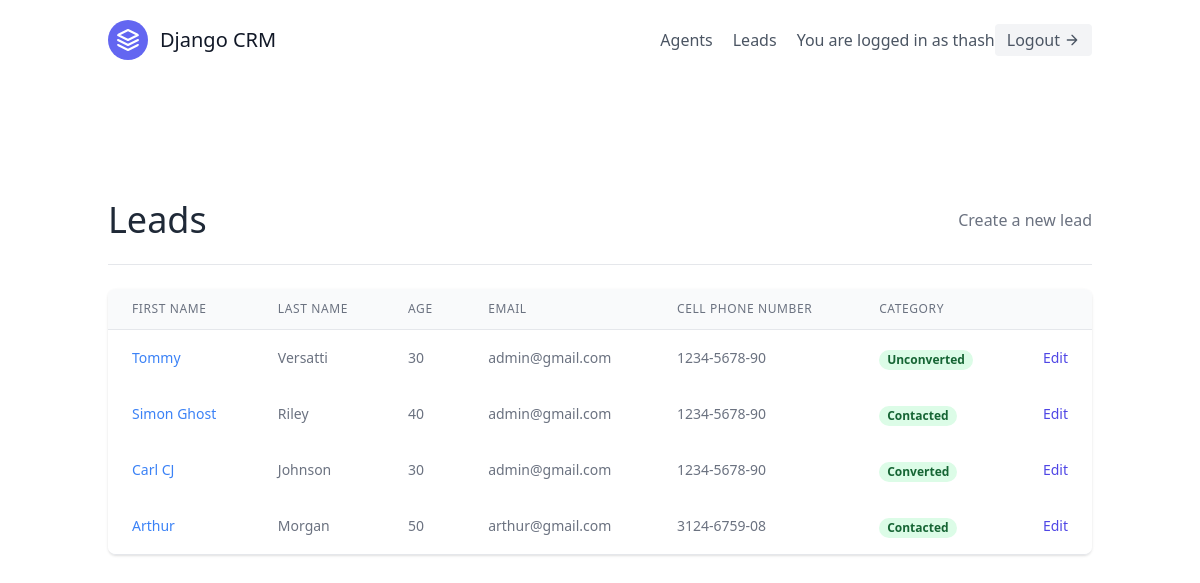
The app's page /leads/ (signed in) with its own data.
### leads/models.py (models this page shows, shortened)
class User(AbstractUser):
    is_organiser = models.BooleanField(default=True)
    is_agent = models.BooleanField(default=False)

class Lead(models.Model):
    first_name = models.CharField(max_length=20)
    last_name = models.CharField(max_length=20)
    age = models.IntegerField(default=0)
    agent = models.ForeignKey(Agent, null=True, blank=True, on_delete=models.SET_NULL)
    organisation = models.ForeignKey(UserProfile, on_delete=models.CASCADE)
    category = models.ForeignKey("Category", related_name="leads",  null=True, blank=True, on_delete=models.SET_NULL)
    description = models.TextField()
    date_added = models.DateTimeField(auto_now_add=True)
    phone_number = models.CharField(max_length=20)
    email = models.EmailField()

class Category(models.Model):
    name = models.CharField(max_length=30)
    organisation = models.ForeignKey(UserProfile, on_delete=models.CASCADE)

### leads/views.py (the view)
# urls.py: path('', views.LeadListView.as_view(), name='list'),
class LeadListView(LoginRequiredMixin, generic.ListView):
    template_name = "leads/leads_list.html"
    context_object_name = "leads"
    def get_queryset(self):
        user = self.request.user
        if user.is_organiser:
            queryset = Lead.objects.filter(organisation=user.userprofile, agent__isnull=False)
        else:
            queryset = Lead.objects.filter(organisation=user.agent.organisation, agent__isnull=False)
            queryset = queryset.filter(agent__user=user)
        return queryset
    def get_context_data(self, **kwargs):
        context = super(LeadListView, self).get_context_data(**kwargs)
        user = self.request.user
        if user.is_organiser:
            queryset = Lead.objects.filter(
                organisation=user.userprofile,
                agent__isnull=True
            )
            context.update(
                {
                    "unassigned_leads": queryset
                }
            )
        return context

### leads/templates/leads/leads_list.html (shortened to what this page needs)
{% extends "base.html" %}
{% block content %}
<section class="text-gray-700 body-font">
    <div class="container px-5 py-24 mx-auto flex flex-wrap">
        <div class="w-full mb-6 py-6 flex justify-between items-center border-b border-gray-200">
            <div>
                <h1 class="text-4xl text-gray-800">Leads</h1>
            </div>
            <div>
                <a class="text-gray-500 hover:text-blue-500" href="{% url 'leads:create' %}">
                    Create a new lead
                </a>
            </div>
        </div>
        <div class="flex flex-col w-full">
            <div class="-my-2 overflow-x-auto sm:-mx-6 lg:-mx-8">
            <div class="py-2 align-middle inline-block min-w-full sm:px-6 lg:px-8">
                <div class="shadow overflow-hidden border-b border-gray-200 sm:rounded-lg">
                <table class="min-w-full divide-y divide-gray-200">
                    <thead class="bg-gray-50">
                        <tr>
                            <th scope="col" class="px-6 py-3 text-left text-xs font-medium text-gray-500 uppercase tracking-wider">
                            First Name
                            </th>
                            <th scope="col" class="px-6 py-3 text-left text-xs font-medium text-gray-500 uppercase tracking-wider">
                            Last Name
                            </th>
                            <th scope="col" class="px-6 py-3 text-left text-xs font-medium text-gray-500 uppercase tracking-wider">
                            Age
                            </th>
                            <th scope="col" class="px-6 py-3 text-left text-xs font-medium text-gray-500 uppercase tracking-wider">
                            Email
                            </th>
                            <th scope="col" class="px-6 py-3 text-left text-xs font-medium text-gray-500 uppercase tracking-wider">
                            Cell Phone Number
                            </th>
                            <th scope="col" class="px-6 py-3 text-left text-xs font-medium text-gray-500 uppercase tracking-wider">
                            Category
                            </th>
                            <th scope="col" class="relative px-6 py-3">
                            </th>
                        </tr>
                    </thead>
                    <tbody>
                        {% for lead in leads %}
                            <tr class="bg-white">
                                <td class="px-6 py-4 whitespace-nowrap text-sm font-medium text-gray-900">
                                    <a class="text-blue-500 hover:text-blue-800" href="{% url 'leads:detail' lead.pk %}">{{ lead.first_name }}</a>
                                </td>
                                <td class="px-6 py-4 whitespace-nowrap text-sm text-gray-500">
                                    {{ lead.last_name }}
                                </td>
                                <td class="px-6 py-4 whitespace-nowrap text-sm text-gray-500">
                                    {{ lead.age }}
                                </td>
                                <td class="px-6 py-4 whitespace-nowrap text-sm text-gray-500">
                                    {{ lead.email }}
                                </td>
                                <td class="px-6 py-4 whitespace-nowrap text-sm text-gray-500">
                                    {{ lead.phone_number }}
                                </td>
                                <td class="px-6 py-4 whitespace-nowrap">
                                    {% if lead.category %}
                                        <span class="px-2 inline-flex text-xs leading-5 font-semibold rounded-full bg-green-100 text-green-800">
                                            {{ lead.category.name }}
                                        </span>
                                    {% else %}
                                        <span class="px-2 inline-flex text-xs leading-5 font-semibold rounded-full bg-gray-100 text-gray-800">
                                            Unassigned
                                        </span>
                                    {% endif %}
                                </td>
                                <td class="px-6 py-4 whitespace-nowrap text-right text-sm font-medium">
                                    <a href="{% url 'leads:update' lead.pk %}" class="text-indigo-600 hover:text-indigo-900">
                                        Edit
                                    </a>
                                </td>
                            </tr>
                        {% empty %}
                        <p>There are currently no leads</p>
                        {% endfor %}
                    </tbody>
                </table>
                </div>
            </div>
            </div>
        </div>
    </div>
</section>
{% endblock content %}

### templates/navbar.html (shortened to what this page needs)
<header class="text-gray-600 body-font">
    <div class="container mx-auto flex flex-wrap p-5 flex-col md:flex-row items-center">
        <a class="flex title-font font-medium items-center text-gray-900 mb-4 md:mb-0" href="{% url 'landing' %}">
            <svg xmlns="http://www.w3.org/2000/svg" fill="none" stroke="currentColor" stroke-linecap="round" stroke-linejoin="round" stroke-width="2" class="w-10 h-10 text-white p-2 bg-indigo-500 rounded-full" viewBox="0 0 24 24">
            <path d="M12 2L2 7l10 5 10-5-10-5zM2 17l10 5 10-5M2 12l10 5 10-5"></path>
            </svg>
            <span class="ml-3 text-xl">Django CRM</span>
        </a>
        <nav class="md:ml-auto flex flex-wrap items-center text-base justify-center">
            {% if request.user.is_organiser %}
            <a href="{% url 'agents:list' %}" class="mr-5 hover:text-gray-900">Agents</a>
            {% endif %}
            <a href="{% url 'leads:list' %}" class="mr-5 hover:text-gray-900">Leads</a>
        </nav>
        {% if request.user.is_authenticated %}
        You are logged in as {{ request.user.username }}
        <a href="{% url 'logout' %}" class="inline-flex items-center bg-gray-100 border-0 py-1 px-3 focus:outline-none hover:bg-gray-200 rounded text-base mt-4 md:mt-0">Logout
            <svg fill="none" stroke="currentColor" stroke-linecap="round" stroke-linejoin="round" stroke-width="2" class="w-4 h-4 ml-1" viewBox="0 0 24 24">
            <path d="M5 12h14M12 5l7 7-7 7"></path>
            </svg>
        </a>
        {% endif %}
    </div>
</header>

### records on screen
User: user.username "thash"
Lead: first_name "Tommy", last_name "Versatti", age "30", email "admin@gmail.com", phone_number "1234-5678-90", category.name "Unconverted"
Lead: first_name "Simon Ghost", last_name "Riley", age "40", email "admin@gmail.com", phone_number "1234-5678-90", category.name "Contacted"
Lead: first_name "Carl CJ", last_name "Johnson", age "30", email "admin@gmail.com", phone_number "1234-5678-90", category.name "Converted"
Lead: first_name "Arthur", last_name "Morgan", age "50", email "arthur@gmail.com", phone_number "3124-6759-08", category.name "Contacted"
